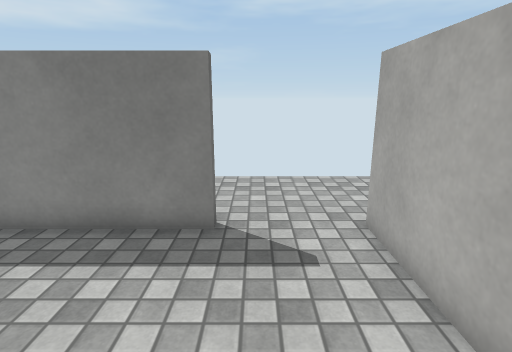
[1] (above)

12 first-person views from a walk through a scene from a Unity 3-D project. The camera is 1.5 m above the floor, tilts 14° down and sees 80° across. The floor is counted in squares, 0.5 m on a side. Each view is taken from the middle of a square. On the plan, view 1 faces up. The plan holds only what a view shows up to about 20 squares ahead; the rest is blank. Surface patterns are stand-ins for the level's own textures.

[2]
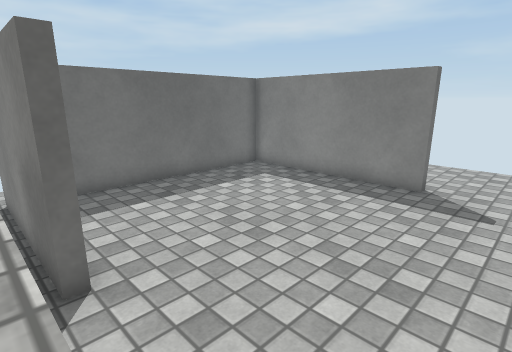

[3]
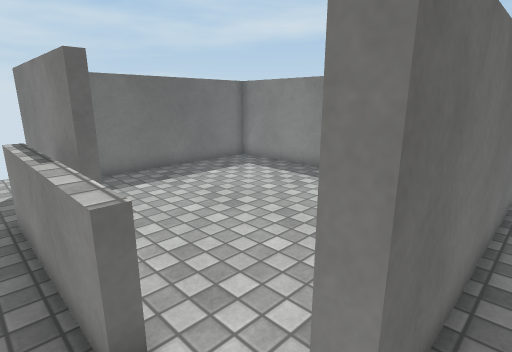

[4]
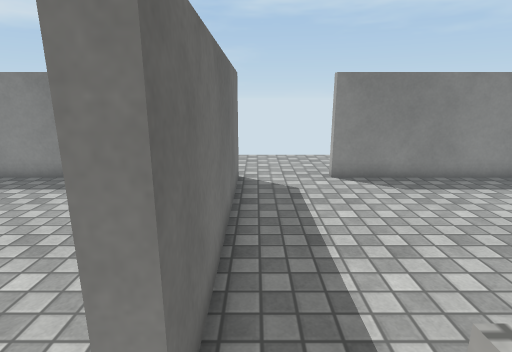

[5]
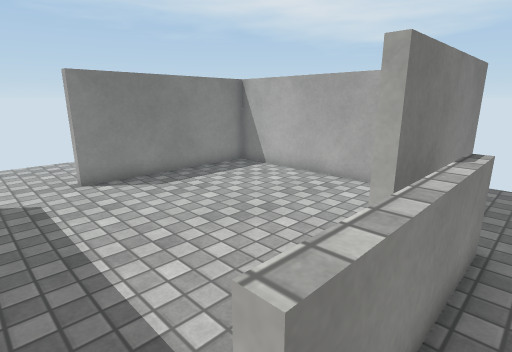

[6]
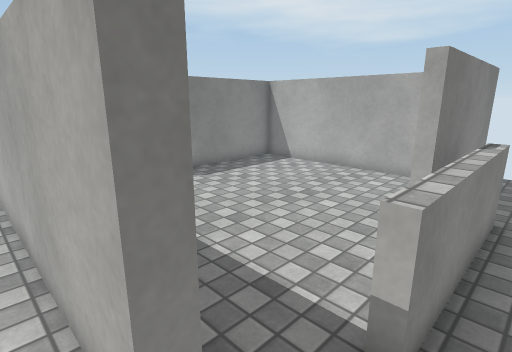

[7]
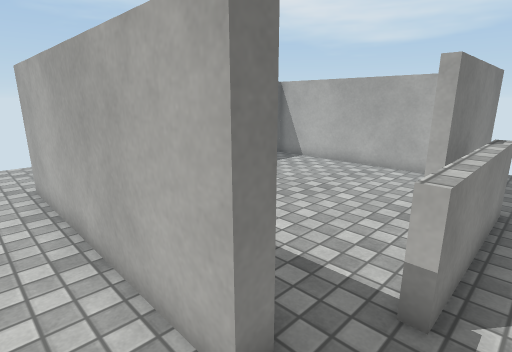

[8]
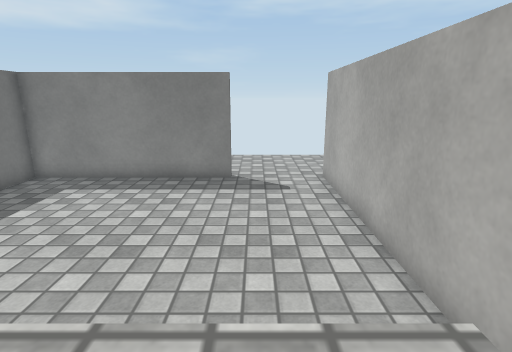

[9]
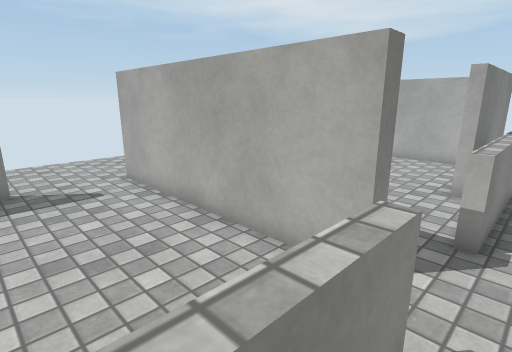

[10]
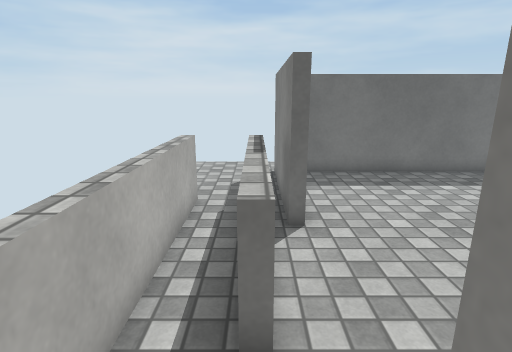

[11]
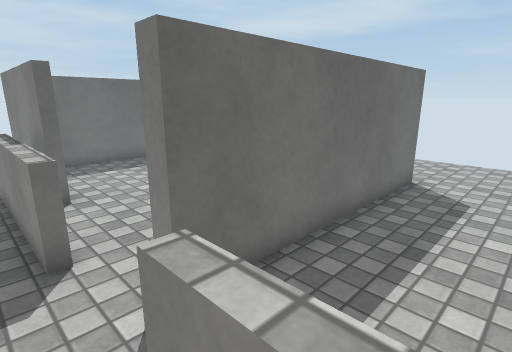

[12]
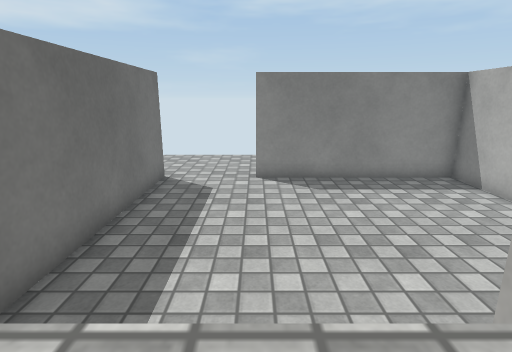

### Floor plan
Ten units are one square. View 1 is at (0, 0); x grows to the right and y downward. Boxes are objects, and circles mark ways between rooms. Rooms are numbered by the first view taken in them; rooms with no view inside come last. Other rooms are left out.
<svg viewBox="-95 -77 251 140">
<path fill="none" stroke="#000" d="M-30 28 -30 32M-10 -72 -10 -68 -88 -68 -88 19M27 30 27 -70M151 32 90 32M33 30 27 30M111 42 50 42 50 38M10 38 10 42M-30 32 -90 32M-50 58 22 58M10 42 -50 42M90 32 90 28M148 18 148 -68 70 -68 70 -72M33 -71 33 30"/>
<circle cx="30" cy="40" r="3" fill="#2a7"/>
<text x="-30" y="-20">1</text>
<text x="100" y="50">2</text>
<text x="-70" y="40">3</text>
<text x="90" y="-20">4</text>
</svg>
Room 2 opens to room 3.

Where each view was taken, in squares from view 1:
view 1: 0 up, 0 right, facing up
view 2: 4 down, 2 right, facing up-left
view 3: 5 down, 4 right, facing up-left
view 4: 5 down, 4 right, facing up
view 5: 5 down, 4 right, facing up-right
view 6: 5 down, 2 right, facing up-right
view 7: 5 down, 1 right, facing up-right
view 8: 5 down, 0 right, facing up
view 9: 5 down, 2 left, facing up-right
view 10: 4 down, 4 right, facing left
view 11: 5 down, 7 right, facing up-left
view 12: 5 down, 7 right, facing up
